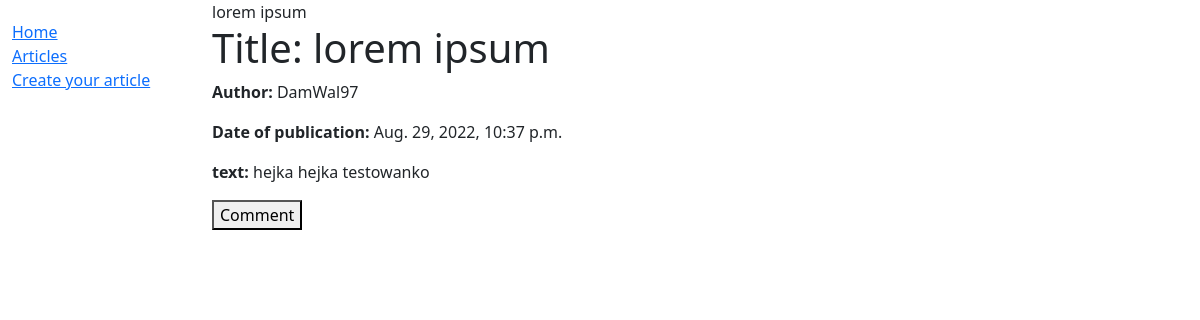
The app's page /article_list/1/ with its own data.
### article/models.py (models this page shows)
class Article(models.Model):
    title = models.CharField(max_length=50)
    author = models.ForeignKey(User,on_delete=models.SET_NULL, null=True)
    text = models.CharField(max_length=5000)
    date = datetime.now()
    def __str__(self):
        return self.title

### article/views.py (the view, shortened to what this page needs)
# urls.py: path('article_list/<int:article_id>/', articleDetailView, name='article_detail'),
def articleDetailView(request, article_id):
    id=article_id
    data = {}
    article_data = Article.objects.get(id=id)
    comment_data = Comment.objects.filter(article=id)
    data['queryset'] = article_data
    data['comments'] = comment_data
    data['form'] = 0
    return render(request, 'article/article_detail.html',data)

### article/templates/article/article_detail.html (shortened to what this page needs)
{% extends 'base.html' %}
{% block content %}
{{queryset}}
<h1>Title: {{ queryset.title }}</h1>
<p><strong>Author:</strong> {{ queryset.author }}</p>
<p><strong>Date of publication:</strong> {{ queryset.date }}</p>
<p><strong>text:</strong> {{ queryset.text }}</p>
<form method="POST" action="">
    <button type="submit", name="save">Comment</button>
</form>
{% endblock %}

### records on screen
Article: title "lorem ipsum", author "DamWal97", date "Aug. 29, 2022, 10:37 p.m.", text "hejka hejka testowanko"
